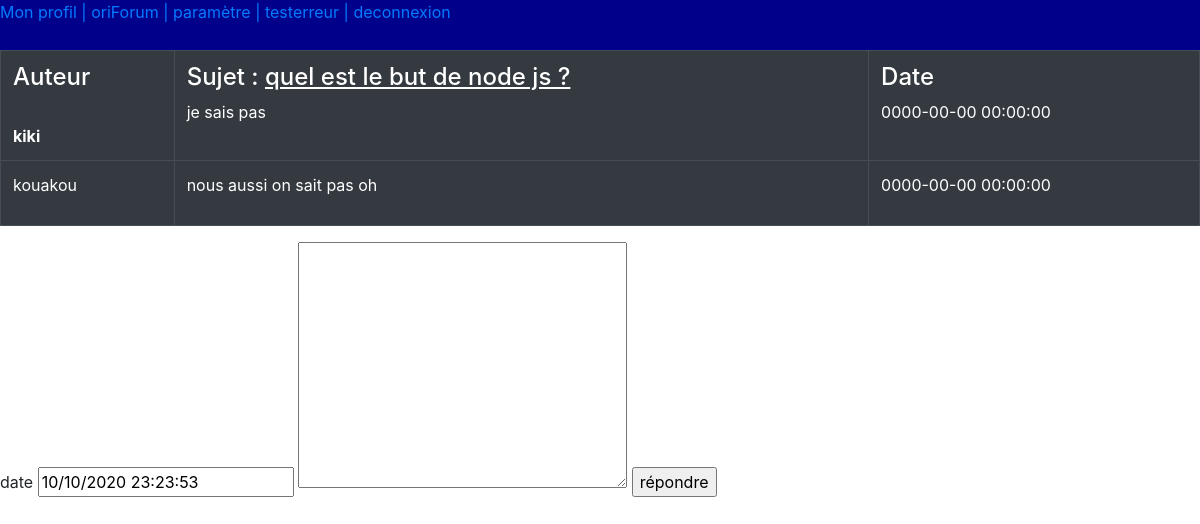
The page /php/mess.php?sujet=4 on the database its author committed.
### tables this page shows
CREATE TABLE `sujet` (
  `id_sujet` int(11) NOT NULL,
  `titre` varchar(255) NOT NULL,
  `contenu` varchar(255) NOT NULL,
  `date_creation` datetime NOT NULL,
  `id_souscategories` int(11) NOT NULL,
  `id_utilisateur` int(11) NOT NULL
);

CREATE TABLE `utilisateur` (
  `id_utilisateur` int(11) NOT NULL,
  `email_utilisateur` varchar(255) NOT NULL,
  `mdp_utilisateur` varchar(255) NOT NULL,
  `nom_utilisateur` varchar(50) NOT NULL,
  `prenom_utilisateur` varchar(255) NOT NULL,
  `sexe_utilisateur` varchar(1) NOT NULL,
  `datenaiss_utilisateur` date NOT NULL,
  `avatar` varchar(255) DEFAULT NULL,
  `num_utilisateur` int(11) DEFAULT NULL,
  `pseudo` varchar(255) DEFAULT 'anonyme'
);

CREATE TABLE `messages` (
  `id_message` int(11) NOT NULL,
  `contenu_mess` varchar(255) NOT NULL,
  `date_mess` datetime NOT NULL DEFAULT current_timestamp(),
  `id_utilisateur` int(11) NOT NULL,
  `id_sujet` int(11) NOT NULL
);

### php/mess.php (called while the page is built, shortened)
<?php
require_once('config.php');
$sujet=$db->prepare('SELECT * from sujet join utilisateur where id_sujet=? and sujet.id_utilisateur=utilisateur.id_utilisateur');
$mess=$db->prepare('SELECT * from messages join utilisateur  where id_sujet=? and messages.id_utilisateur=utilisateur.id_utilisateur ');
require('../views/mess.view.php');
?>

### views/mess.view.php (the view, shortened to what this page needs)
<!DOCTYPE html>
<html lang="en">
<head>
    <link rel="stylesheet" href="../css/bootstrap.css">
</head>
<body>
<form action="" method="post">
<table border='1px' cellspacing="0" class="table table-bordered  table-dark ">
<?php
    $sujet->execute(array($_GET['sujet']));
    $subcat='';
    while($s=$sujet->fetch())
    {
        $subcat .=$s['titre'] ;
?>
    <tr>
        <div>
            <th>
                <h4>Auteur</h4> <br>
                 <?= $s['nom_utilisateur'] ?>
            </th>
            <td>
               <nobr> <h4> Sujet : <u><?= $subcat ?></u></h4></nobr>
            <?= $s['contenu'] ?>
            </td>
            <td>
                <h4>Date</h4>
                <?= $s['date_creation'] ?>
            </td>
        </div>
    </tr>
<?php  }  ?>
<?php
    $mess->execute(array($_GET['sujet']));
    while($s=$mess->fetch())
    {
?>
    <tr>
            <td>
                 <?= $s['nom_utilisateur'] ?>
            </td>
            <td>
                <p><?= $s['contenu_mess'] ?></p>
            </td>
            <td>
                <?= $s['date_mess'] ?>
            </td>
    </tr>
<?php  }  ?>
</table>
<div>
date
<input type="datetime" name="date" id="" value="<?php echo date("d/m/Y H:i:s");?>">
<textarea name="reponse" id="" cols="30" rows="10"></textarea>
<input type="submit" value="répondre" name="envoyer">
</div>
</form>
</body>
</html>

### rows shown on the page
sujet: id_utilisateur.nom_utilisateur "kiki", subcat "quel est le but de node js ?", contenu "je sais pas", date_creation "0000-00-00 00:00:00"
messages: id_utilisateur.nom_utilisateur "kouakou", contenu_mess "nous aussi on sait pas oh", date_mess "0000-00-00 00:00:00"
